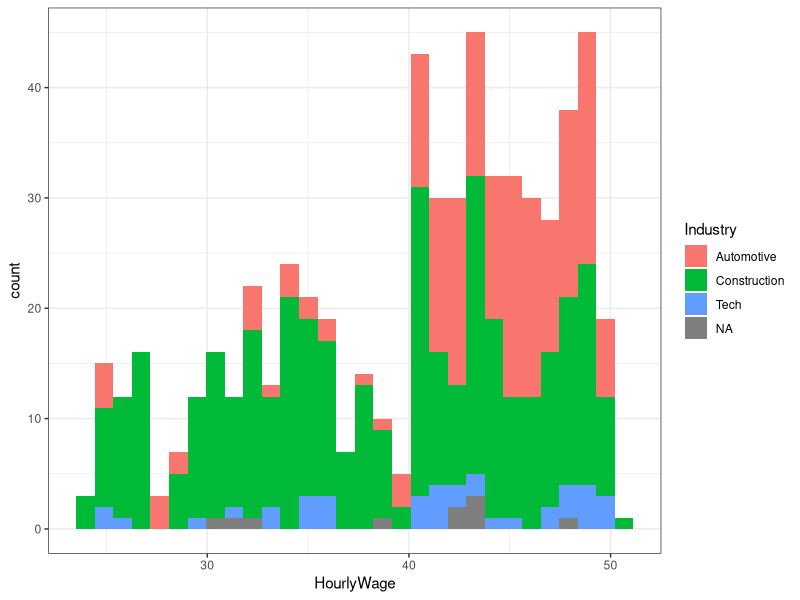

Reproduce this figure in R.
## ---- chunk 1
knitr::opts_chunk$set(echo = TRUE)



#output: md_document:
 # variant:  markdown_phpextra+backtick_code_blocks

## ---- chunk 2

## when I start a line with a #, it's a comment

### Try to understand how the code is working!


# The <- (or alt -)  assigns a variable
x <- 5
## now x is always 5


##  what is 8 times 5?
8*x


## now make x be 7
x <- 7

## hmm, 8x is different!
8*x

## ---- chunk 3
### if this is your first time using this, open these files:
# Dlete the # at the beginign of the line!

## Go to the end of each line and press ctrl+ enter
# install.packages("dplyr")
# install.packages("openxlsx")
# install.packages("ggplot2")
# install.packages("palmerpenguins")

## opening up these libraries or packages lets us use them
library(dplyr)  #dplyr is really great for organizing dataframes
library(openxlsx)  #openxlsx lets us read and write to Excel files. 
library(ggplot2) ## this is for making visualizations
library(palmerpenguins) # this is actually just cute penguins!

## ---- chunk 4
## Wait, where am I on my computer?

getwd()

## Let's read in our Excel file.  The sheet option tells us which worksheet to use
gig <- read.xlsx("jaggia_ba_1e_ch02_Data_Files.xlsx",sheet ="Gig")

## ---- chunk 5
## how big is our data set?
dim(gig)  

## look at the first few rows
head(gig)  

## look at the whole thing in a different window
# View(gig)  


## what are the columns like?  str = structure
str(gig)
## ---- chunk 6
## ctrl shift m makes the cool "pipe" %>%
##step1:  pull up the gig dataset
gig %>% 
  ##step 2:  filter only the blank hourly wage
  filter(is.na(HourlyWage))

## ---- chunk 7
gig %>% 
  ## filter the blanks in Industry
  filter(is.na(Industry))
## ---- chunk 8
### and the blank jobs
gig %>% 
  filter(is.na(Job))
## ---- chunk 9
## Now lets try to count stuff using summarize...

## first take our whole data.frame
gig %>% 
  ## group by industry
  group_by(Industry) %>%
  #then count the numbers n()
  summarize(n())
## ---- chunk 10
gig %>% 
  ## filter by wage greater than $30
  filter(HourlyWage> 30) %>% 
  ##and count them
  count()

## ---- chunk 11
gig %>% 
  filter(HourlyWage> 30) %>% 
  ## group by industry
  group_by(Industry) %>%
  #then count the numbers n()
  summarize(n())
## ---- chunk 12
gig %>% 
  #then find maximum and minimum HourlyWage
  summarize(min(HourlyWage),max(HourlyWage))
## ---- chunk 13
## Step 1: pull up gig dataset
gig %>% 
  ## Step 2: filter by only Accountants
  filter(Job == "Accountant") %>% 
  ## Step 3: group by industry
  group_by(Industry) %>% 
  #then find maximum and minimum wage
  summarize(min(HourlyWage),max(HourlyWage))

## ---- chunk 14

## try commenting and uncommenting:

#plot(gig)


# gig %>% ggplot(aes(y =HourlyWage))+
#   geom_boxplot()
# 
# gig %>% ggplot(aes(y =HourlyWage, colour = Industry))+
#   geom_boxplot()+
#   theme_bw
# 
# gig %>% ggplot(aes(y =HourlyWage, colour = Job))+
#   geom_boxplot()+
#   theme_bw()
# 
# 
# 
# gig %>% ggplot(aes(x =HourlyWage))+
#   geom_histogram()+
#   theme_bw()
# 
 gig %>% ggplot(aes(x =HourlyWage))+
   geom_histogram(aes(fill = Industry))+
   theme_bw()
## ---- chunk 15


## Look at the data



## Look at penguins

penguins


